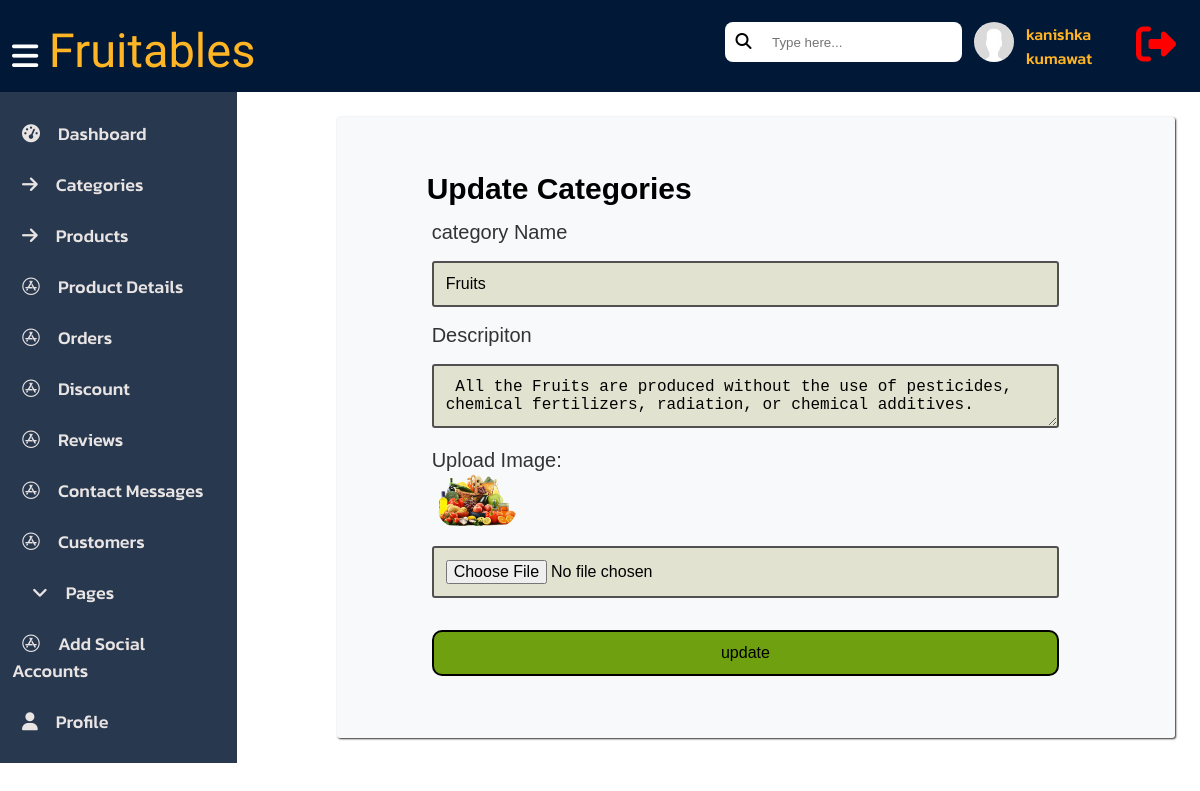
/admin/pages/edit.php?id=7 (signed in), run on the app's committed database.
### tables this page shows
CREATE TABLE `category` (
  `id` int(20) NOT NULL,
  `image` varchar(225) NOT NULL,
  `c_name` varchar(225) NOT NULL,
  `description` text NOT NULL
);

### admin/pages/edit.php (the view, shortened to what this page needs)
<?php
    $productdetails = [];
    include('connectmysql.php');
    $category_id = isset($_GET['id']) ? ($_GET['id']) : "";
    if ($category_id) {
        $sql = "SELECT * FROM category WHERE id = ?";
        $sql = $conn->prepare($sql);
        $sql->bind_param("i", $category_id);
        $sql->execute();
        $result = $sql->get_result();
        $productdetails = $result->fetch_assoc();
    }
    include("navbar.php");
?>
<div class="container-form">
    <section>
      <div class="container-sidenav">
        <?php include('sidenavbar.php')?>
      </div>
      <div class="container">
        <h1 class="text-secondary">Update Categories</h1>
        <form action="" class="form_data" method="post" novalidate enctype="multipart/form-data">
            <div>
                <label for="category name">category Name</label>
                <input type="text" id="c_name" name="c_name" placeholder="Name" value="<?= isset($productdetails['c_name']) ? htmlspecialchars($productdetails['c_name']):'';?>">
            </div>
            <div>
                <label for="description">Descripiton</label>
                <textarea name="description" id="description" placeholder="description" ><?= isset($productdetails['description']) ? htmlspecialchars($productdetails['description']):'';?></textarea>
            </div>
            <div>
                <label for="image">Upload Image:</label>
                <img class="image_update" src="../imgs/<?= htmlspecialchars($productdetails['image']); ?>" alt="sorry"><br>
                <input type="file" name="image" id="image" value="">
            </div>
            <div class="update_delete">
                <input type="submit" name="update" value="update">
            </div>
        </form>
    </div>
    </section>
    </div>
</body>
</html>

### admin/pages/pcss/dashboard.css (style rules this page uses)
.container-sidenav { width: 20%; display: contents; }

### admin/pages/pcss/form.css (style rules this page uses)
section { display: flex; }
.container { width: 65%; margin: 25px; margin-left: 100px; padding: 20px; padding-left: 80px; background-color: #f8f9fa; border-radius: 3px; box-shadow: 1px 1px 2px rgb(46, 46, 46); }
.text-secondary { padding-top: 25px; margin: 10px; font-size: 30px; }
label { margin: 15px; margin-bottom: 2px; display: block; color: #333; font-size: 20px; }
.form_data input { width: 85%; margin: 15px; margin-bottom: 2px; box-sizing: border-box; border: 2px solid rgb(82, 80, 80); border-radius: 3px; padding: 12px; font-size: 16px; background-color: #e2e2d0; }
.form_data textarea { width: 85%; margin: 15px; margin-bottom: 2px; box-sizing: border-box; border: 2px solid rgb(82, 80, 80); border-radius: 3px; padding: 12px; font-size: 16px; background-color: #e2e2d0; }
input[type="submit"] { cursor: pointer; margin-top: 30px; margin-bottom: 30px; border: 2px solid black; border-radius: 10px; background-color: #6ea010; }
.image_update { width: 80px; border-radius: 20px; margin-left: 20px; }

### admin/pages/pcss/pages.css (style rules this page uses)
body { font-family: "Ubuntu", sans-serif; font-weight: 500; font-style: normal; }
section { display: flex; }

### admin/pages/pcss/products.css (style rules this page uses)
section { display: flex; }
.container-sidenav { width: 20%; display: contents; }

### admin/pages/pcss/orders.css (style rules this page uses)
section { display: flex; }

### admin/pages/pcss/top-navbar.css (style rules this page uses)
body { margin: 0%; }

### data on the page
category: c_name "Fruits", description "All the Fruits are produced without the use of pesticides, chemical fertilizers, radiation, or chemical additives.", image (picture)

### other printed values
$userdetails['userName'] "kanishka kumawat"
